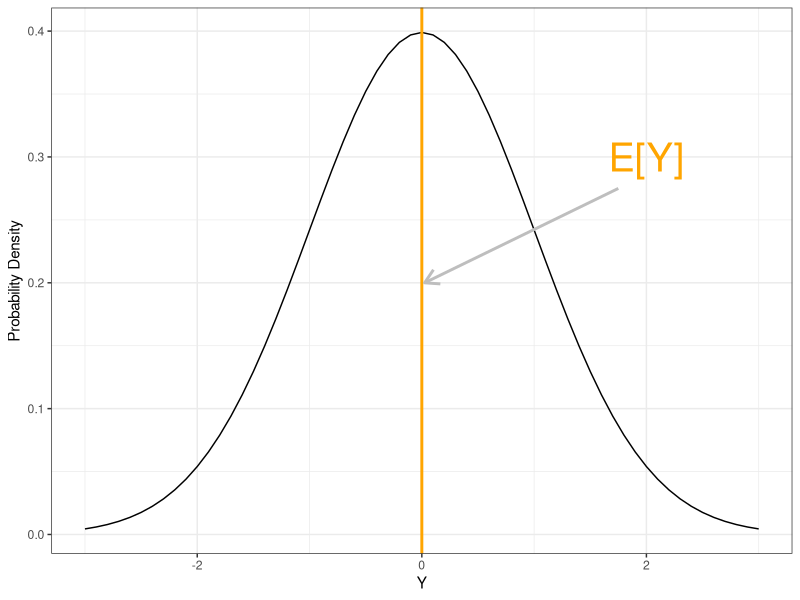
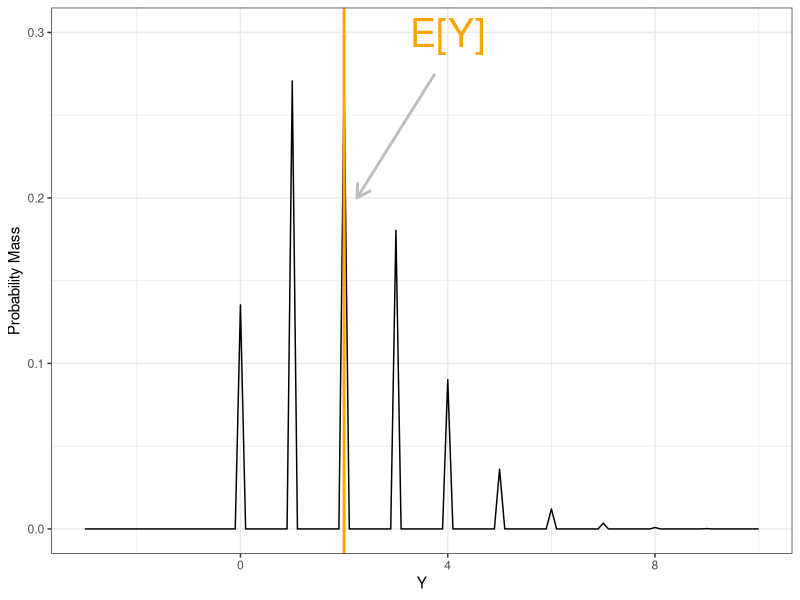
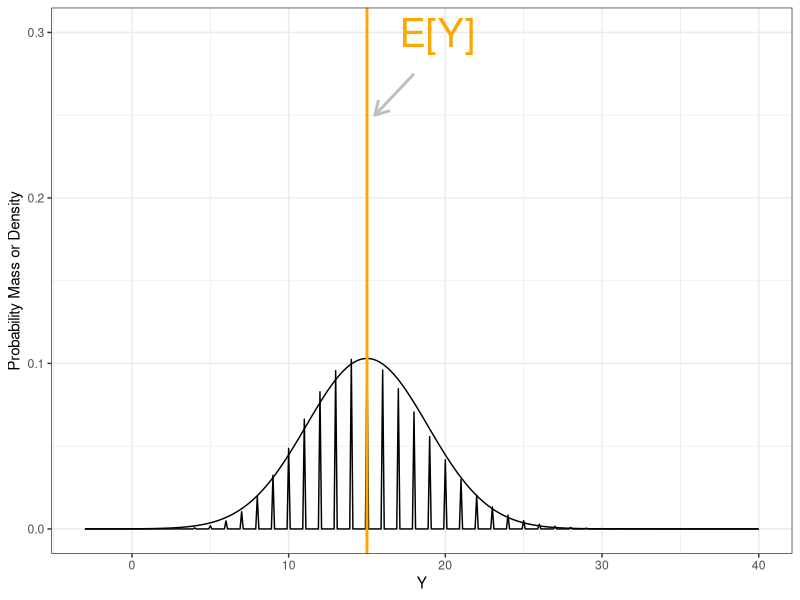
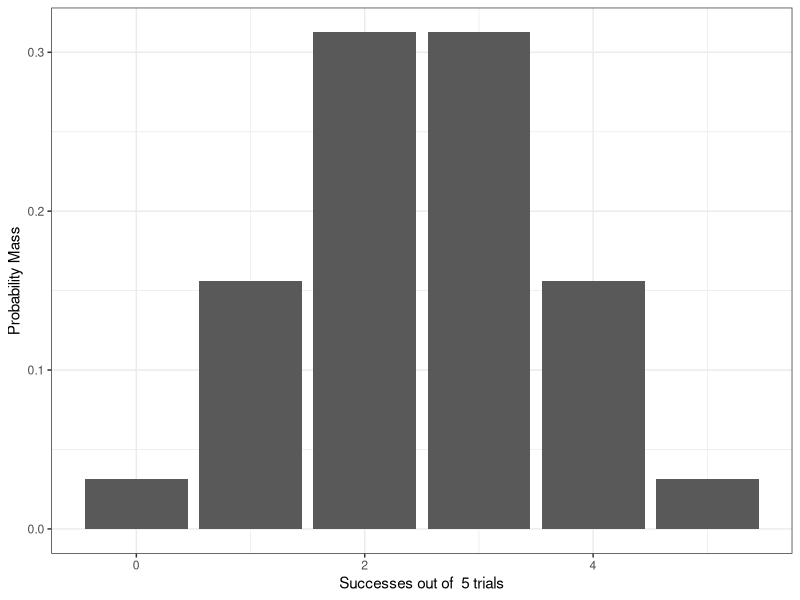
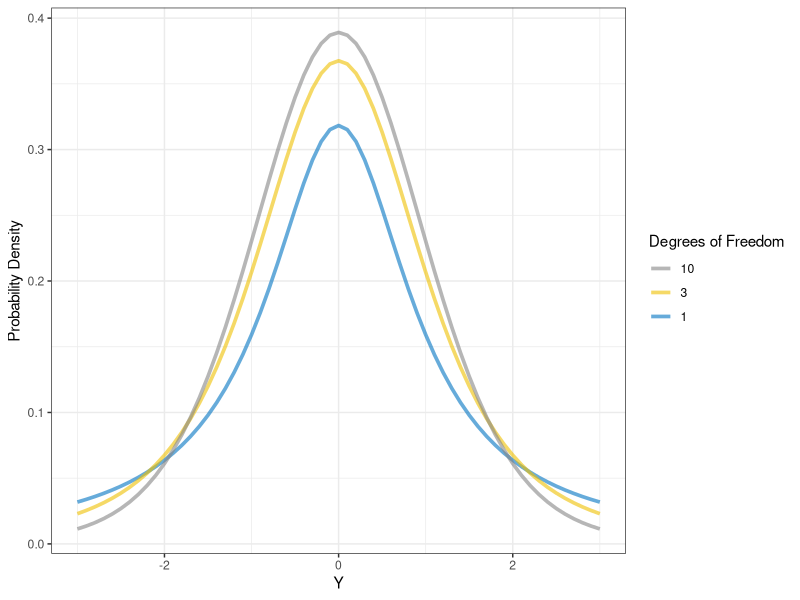
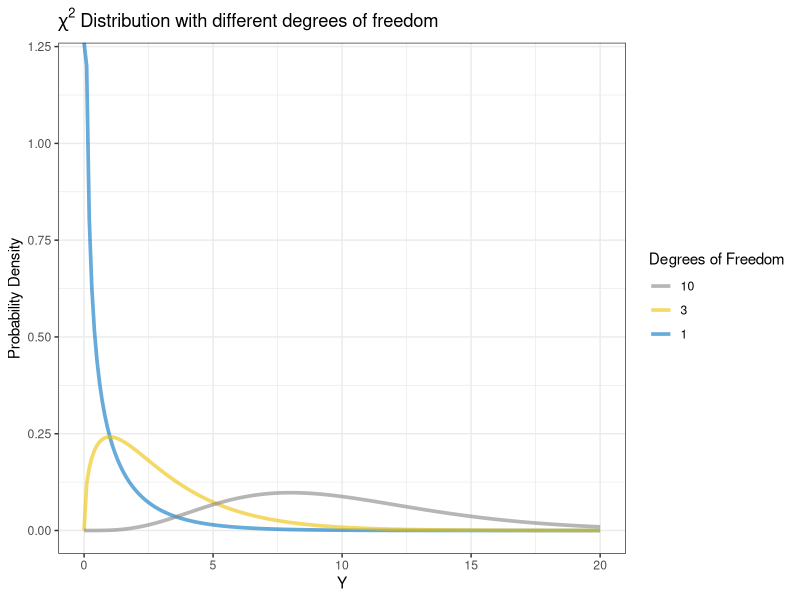
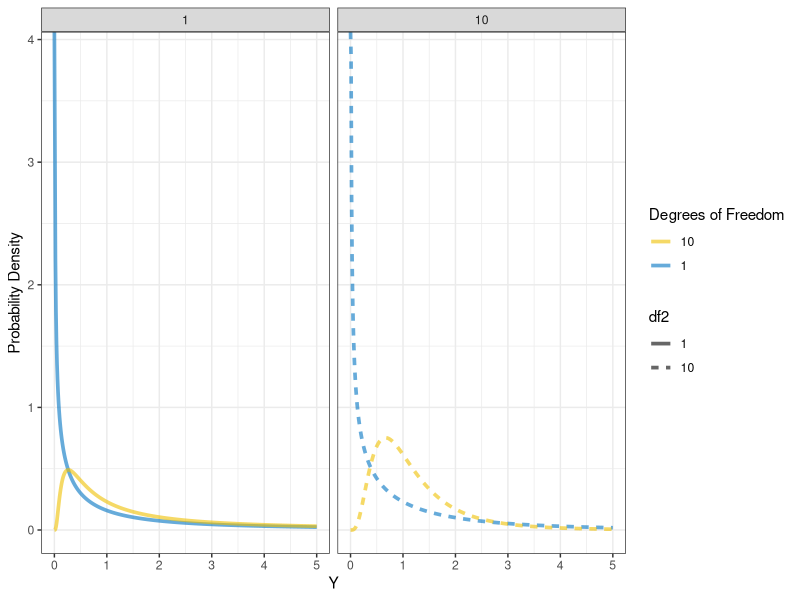
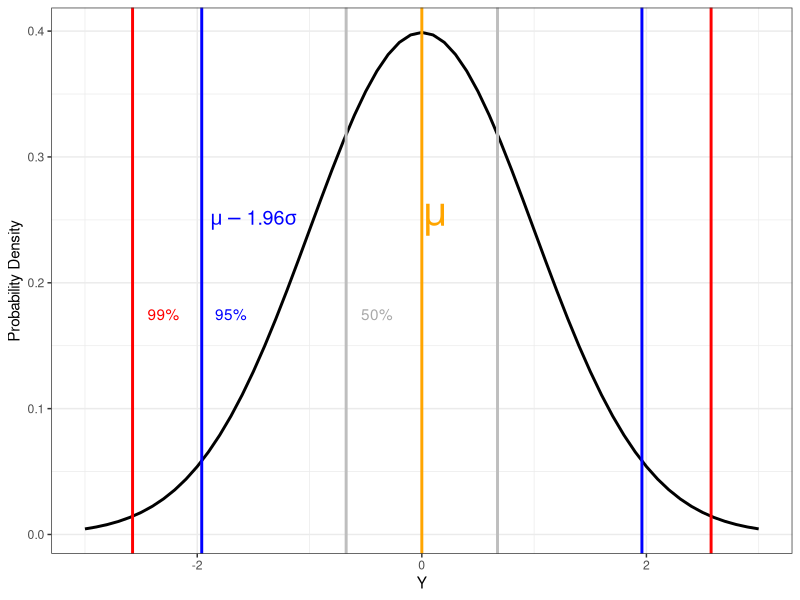

Recreate these plots in R, in order.
## ---- chunk 1
library(tidyverse);library(ggsci)
## ---- chunk 2
E_Y <- 0
tibble(Y = seq(-3,3, by = 0.1))|>mutate(probability = dnorm(Y, mean = E_Y, sd = 1))|>as_tibble()|>
  ggplot(aes(x = Y, y = probability))+
  geom_line()+
  geom_vline(aes(xintercept = E_Y), color = "orange", linewidth = 1)+
  annotate("text",x = E_Y+2, y = 0.3, label = "E[Y]", size = 10, color = "orange") +
  annotate("segment",x = 1.75, y = 0.275, xend = 0.025, yend = 0.2,arrow = arrow(length = unit(0.4, "cm")), linewidth = 1, color = "grey")+
  theme_bw()+
  ylab("Probability Density")
## ---- chunk 3
E_Y <- 2
tibble(Y = seq(-3,10, by = 0.1))|>mutate(probability = dpois(Y, lambda = E_Y))|>as_tibble()|>
  ggplot(aes(x = Y, y = probability))+
  geom_line()+
  geom_vline(aes(xintercept = E_Y), color = "orange", linewidth = 1)+
  annotate("text",x = E_Y+2, y = 0.3, label = "E[Y]", size = 10, color = "orange") +
  annotate("segment",x = E_Y+1.75, y = 0.275, xend = E_Y+0.25, yend = 0.2,arrow = arrow(length = unit(0.4, "cm")), linewidth = 1, color = "grey")+
  theme_bw()+
  ylab("Probability Mass")
## ---- chunk 4
E_Y <- 15
tibble(Y = seq(-3,40, by = 0.1))|>
  mutate(pois_probability = dpois(Y, lambda = E_Y),
         norm_probability = dnorm(Y, mean = E_Y, sd = sqrt(E_Y)))|>as_tibble()|>
  ggplot()+
  geom_line(aes(x = Y, y = pois_probability))+
  geom_line(aes(x = Y, y = norm_probability))+
  geom_vline(aes(xintercept = E_Y), color = "orange", linewidth = 1)+
  annotate("text",x = E_Y+4.5, y = 0.3, label = "E[Y]", size = 10, color = "orange") +
  annotate("segment",x = E_Y+3, y = 0.275, xend = E_Y+0.5, yend = 0.25,arrow = arrow(length = unit(0.4, "cm")), linewidth = 1, color = "grey")+
  theme_bw()+
  ylab("Probability Mass or Density")

## ---- chunk 5
size_n <- 5
tibble(Y = c(0,1,2,3,4,5))|>
  mutate(probability = dbinom(Y, size = size_n, prob = 0.5))|>as_tibble()|>
  ggplot()+
  geom_col(aes(x = Y, y = probability))+
  ylab("Probability Mass")+
  theme_bw()+
  xlab(paste("Successes out of ", size_n, "trials"))
## ---- chunk 6

df <- 2
tibble(Y = seq(-3,3, by = 0.1))|>expand_grid(df = c(1,3,10))|>mutate(Probability = dt(Y, df = df), df = as_factor(df))|>as_tibble()|>
  ggplot(aes(x = Y, y = Probability, color = df))+
  geom_line(linewidth = 1.25, alpha = 0.6)+
  scale_color_jco()+
  guides(color = guide_legend(title = "Degrees of Freedom", reverse = TRUE))+
  ylab("Probability Density")+
  theme_bw()
## ---- chunk 7
tibble(Y = seq(0,20, by = 0.1))|>expand_grid(df = c(1,3,10))|>mutate(Probability = dchisq(Y, df = df), df = as_factor(df))|>as_tibble()|>
  ggplot(aes(x = Y, y = Probability, color = df))+
  geom_line(linewidth = 1.25, alpha = 0.6)+
  scale_color_jco()+
  guides(color = guide_legend(title = "Degrees of Freedom", reverse = TRUE))+
  ylab("Probability Density")+ggtitle(expression(chi^2 ~ "Distribution with different degrees of freedom"))+
  theme_bw()
## ---- chunk 8
tibble(Y = seq(0,5, by = 0.01))|>expand_grid(df1 = c(1,10), df2 = c(1,10))|>mutate(Probability = df(Y, df1 = df1, df2 = df2), df1 = as_factor(df1), df2 = as_factor(df2))|>as_tibble()|>
  ggplot(aes(x = Y, y = Probability, color = df1, linetype= df2))+
  geom_line(linewidth = 1.25, alpha = 0.6)+
  facet_wrap(.~df2)+
  scale_color_jco()+
  guides(color = guide_legend(title = "Degrees of Freedom", reverse = TRUE))+
  ylab("Probability Density")+
  theme_bw()
## ---- chunk 9
tibble(Y = seq(-3,3, by = 0.1))|>mutate(probability = dnorm(Y, mean = 0, sd = 1))|>as_tibble()|>
  ggplot(aes(x = Y, y = probability))+
  geom_line(linewidth = 1)+
  geom_vline(xintercept = 0, color = "orange", linewidth = 1)+
  geom_vline(xintercept = c(-0.674,0.674), color = "grey", linewidth = 1)+
  geom_vline(xintercept = c(-1.96,1.96), color = "blue", linewidth = 1)+
  geom_vline(xintercept = c(-2.576,2.576), color = "red", linewidth = 1)+
  annotate("text", y = 0.175, x = -2.3, label = "99%", color = "red")+
  annotate("text", y = 0.175, x = -1.7, label = "95%", color = "blue")+
  annotate("text", y = 0.175, x = -0.4, label = "50%", color = "darkgrey")+
  annotate("text", y = 0.25, x = -1.5, label = expression(mu - 1.96 * sigma), color = "blue", size = 5)+
  annotate("text", y = 0.25, x = 0.12, label = expression(mu), color = "orange", size = 10)+
  theme_bw()+
  ylab("Probability Density")
